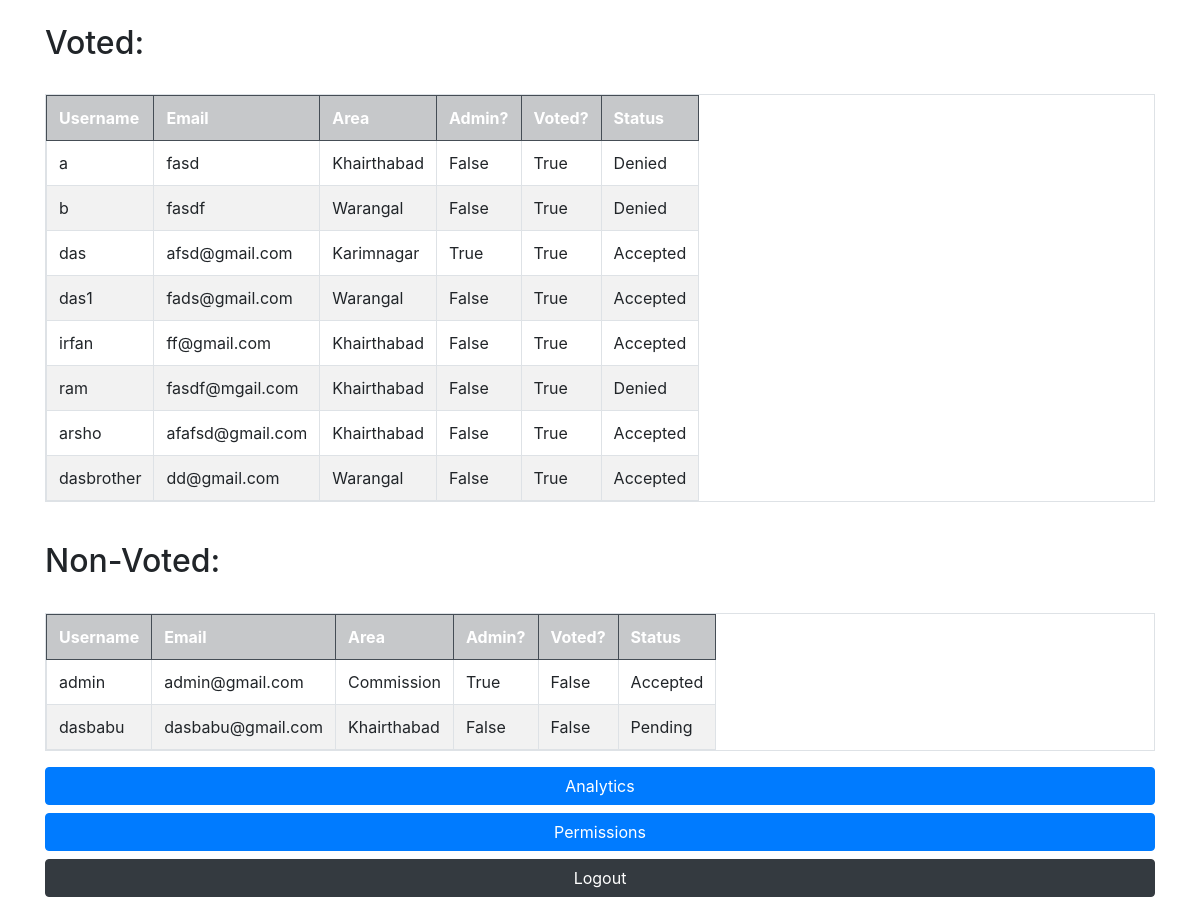
The app's page /segregation/ with its own data.
### voter/models.py (models this page shows, shortened)
class Voter(models.Model):
    PENDING = "Pending"
    ACCEPTED = "Accepted"
    DENIED = "Denied"
    STATUS_CHOICES = (
        (PENDING, "Pending"),(ACCEPTED, "Accepted"),(DENIED, "Denied")
    )
    user       = models.OneToOneField(User, on_delete=models.CASCADE)
    is_admin   = models.BooleanField(default=False)
    is_voted   = models.BooleanField(default=False)
    status     = models.CharField(max_length=10, default=PENDING, choices=STATUS_CHOICES)
    area       = models.ForeignKey(Area, on_delete=models.PROTECT)

class Area(models.Model):
    area = models.CharField(max_length=20)
    area_id = models.IntegerField()
    def __str__(self) -> str:
        return self.area

### voter/views.py (the view)
# urls.py: path('segregation/', views.admin_segregation, name="admin-segregation"),
def admin_segregation(request):
    voter = Voter.objects.select_related('user').all()
    context = {
        'voters': voter,
    }
    return render(request, 'admin-segregation.html', context)

### templates/admin-segregation.html (shortened to what this page needs)
{% include 'base.html' %}
<div class="container">
    <h2>Voted:</h2>
</div>
<center class="container">
    <table class="table table-striped table-hover table-bordered table-responsive">
        <tr class="table-dark">
          <th>Username</th>
          <th>Email</th>
          <th>Area</th>
          <th>Admin?</th>
          <th>Voted?</th>
          <th>Status</th>
        </tr>
        {% for voter in voters %}
            {% if voter.is_voted %}
            <tr>
                <td>{{voter.user.username}}</td>
                <td>{{voter.user.email}}</td>
                <td>{{voter.area}}</td>
                <td>
                    {{voter.is_admin}}
                </td>
                <td>{{voter.is_voted}}</td>
                <td>
                    {{voter.status}}
                </td>
            </tr>
            {% endif %}
        {% endfor %}
    </table>
</center>
<div class="container">
    <h2>Non-Voted:</h2>
</div>
<center class="container">
    <table class="table table-striped table-hover table-bordered table-responsive">
        <tr class="table-dark">
          <th>Username</th>
          <th>Email</th>
          <th>Area</th>
          <th>Admin?</th>
          <th>Voted?</th>
          <th>Status</th>
        </tr>
        {% for voter in voters %}
            {% if voter.is_voted == False %}
            <tr>
                <td>{{voter.user.username}}</td>
                <td>{{voter.user.email}}</td>
                <td>{{voter.area}}</td>
                <td>
                    {{voter.is_admin}}
                </td>
                <td>{{voter.is_voted}}</td>
                <td>
                    {{voter.status}}
                </td>
            </tr>
            {% endif %}
        {% endfor %}
    </table>
</center>
<div class="container">
    <a href="{% url 'admin-analytics' %}" class="btn btn-primary btn-block">Analytics</a>
    <a href="{% url 'admin-permissions' %}" class="btn btn-primary btn-block">Permissions</a>
    <a href="{% url 'logoutt' %}" class="btn btn-block btn-dark">Logout</a>
</div>

### records on screen
Voter: user.username "a", user.email "fasd", area "Khairthabad", is_admin "False", is_voted "True", status "Denied"
Voter: user.username "b", user.email "fasdf", area "Warangal", is_admin "False", is_voted "True", status "Denied"
Voter: user.username "das", user.email "afsd@gmail.com", area "Karimnagar", is_admin "True", is_voted "True", status "Accepted"
Voter: user.username "das1", user.email "fads@gmail.com", area "Warangal", is_admin "False", is_voted "True", status "Accepted"
Voter: user.username "irfan", user.email "ff@gmail.com", area "Khairthabad", is_admin "False", is_voted "True", status "Accepted"
Voter: user.username "ram", user.email "fasdf@mgail.com", area "Khairthabad", is_admin "False", is_voted "True", status "Denied"
Voter: user.username "arsho", user.email "afafsd@gmail.com", area "Khairthabad", is_admin "False", is_voted "True", status "Accepted"
Voter: user.username "dasbrother", user.email "dd@gmail.com", area "Warangal", is_admin "False", is_voted "True", status "Accepted"
Voter: user.username "admin", user.email "admin@gmail.com", area "Commission", is_admin "True", is_voted "False", status "Accepted"
Voter: user.username "dasbabu", user.email "dasbabu@gmail.com", area "Khairthabad", is_admin "False", is_voted "False", status "Pending"
